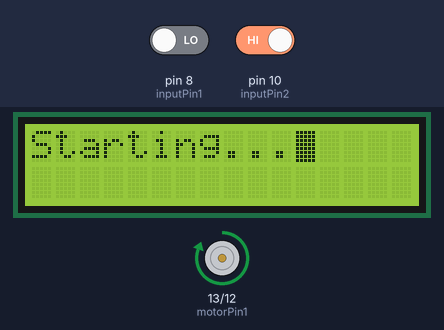
Recording of a sketch running on a simulated Arduino Uno, built with avr-gcc and run on an emulated ATmega328P. Shown: 16×2 character LCD, motor-driver pin pairs drawn as motors (green arrow = first pin HIGH = forward, orange = second pin HIGH = backward, longer = more drive). The test bench sets the inputs (shaded band); at power-on: pin 8 (inputPin1) LOW, pin 10 (inputPin2) HIGH.

Above: at 1.2 s.
1.3 s: pin 8 (inputPin1) driven HIGH
At 13.4 s:
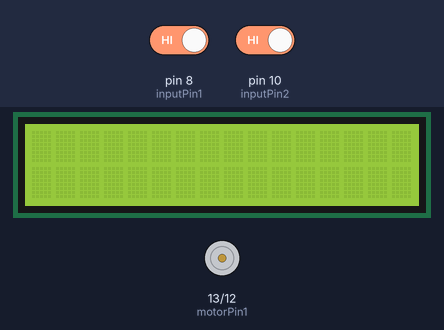
21.6 s: pin 10 (inputPin2) driven LOW
At 33.0 s:
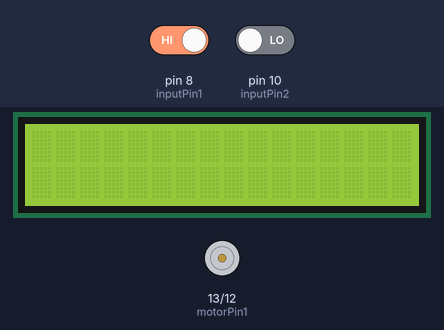
43.6 s: pin 8 (inputPin1) driven LOW
65.6 s: pin 10 (inputPin2) driven HIGH
At 69.6 s:
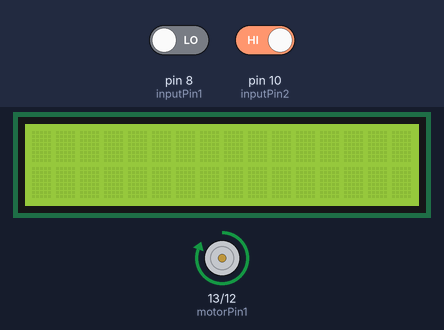
Timing chart, 0 to 71.1 s (numbered marks = the images above; inputs shaded):
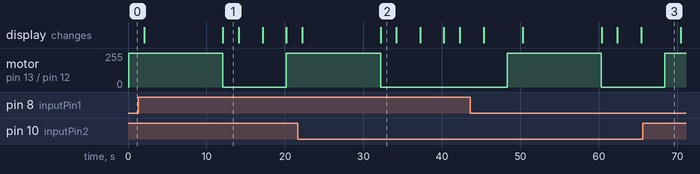

The sketch:

Arduino_code.19205.ino
```cpp
#include <Wire.h>
#include <LiquidCrystal_I2C.h>
LiquidCrystal_I2C lcd(0x27, 16, 2);


#define motorPin1 13
#define motorPin2 12
#define inputPin1 8
#define inputPin2 10

  void setup()
{
    pinMode(motorPin1, OUTPUT);
    pinMode(motorPin2, OUTPUT);
    pinMode(inputPin1, INPUT);
    pinMode(inputPin2, INPUT);


    lcd.begin();
    lcd.backlight();

}

  void loop()
{
      digitalWrite(motorPin1,HIGH);
      digitalWrite(motorPin2,LOW);
      lcd.print("Starting...");
      lcd.blink();
      delay(2000);
      lcd.clear();
      lcd.print("Progressing...");
      delay(10000);
      lcd.noDisplay();


    if(digitalRead(inputPin1)== HIGH)
    {
      digitalWrite(motorPin1,LOW);
      lcd.clear();
      lcd.print("Error!");
      delay(2000);
      lcd.clear();
      lcd.print("Problem in");
      lcd.setCursor(0, 1);
      lcd.print("isolation ...");
      delay(3000);
      lcd.clear();
      lcd.print("Decrease");
      lcd.setCursor(0, 1);
      lcd.print("the speed ...");
      delay(3000);
      lcd.noDisplay();
     }
  else {
        digitalWrite(motorPin1,HIGH);
        digitalWrite(motorPin2,LOW);
       }


    if(digitalRead(inputPin2)== LOW)
    {
      digitalWrite(motorPin1,LOW);
      lcd.clear();
      lcd.print("Error!");
      delay(2000);
      lcd.clear();
      lcd.print("Problem in");
      lcd.setCursor(0, 1);
      lcd.print("copper wires...");
      delay(3000);
      lcd.clear();
      lcd.print("Increase the");
      lcd.setCursor(0, 1);
      lcd.print("copper wires ...");
      delay(3000);
      lcd.noDisplay();
     }
  else {
        digitalWrite(motorPin1,HIGH);
        digitalWrite(motorPin2,LOW);
       }


}
```

Measured:
- after the input at 1.3 s, motor on pin 13 (motorPin1) / pin 12 (motorPin2): forward 255/255 → stopped after 10.8 s, → forward 255/255 8.1 s later; the display: first differs from a run without the input after 10.8 s (image 1)
- after the input at 21.6 s, motor on pin 13 (motorPin1) / pin 12 (motorPin2): goes on until 32.2 s, then stays stopped
- after the input at 65.6 s, motor on pin 13 (motorPin1) / pin 12 (motorPin2): goes on until 68.4 s, then stays forward 255/255
